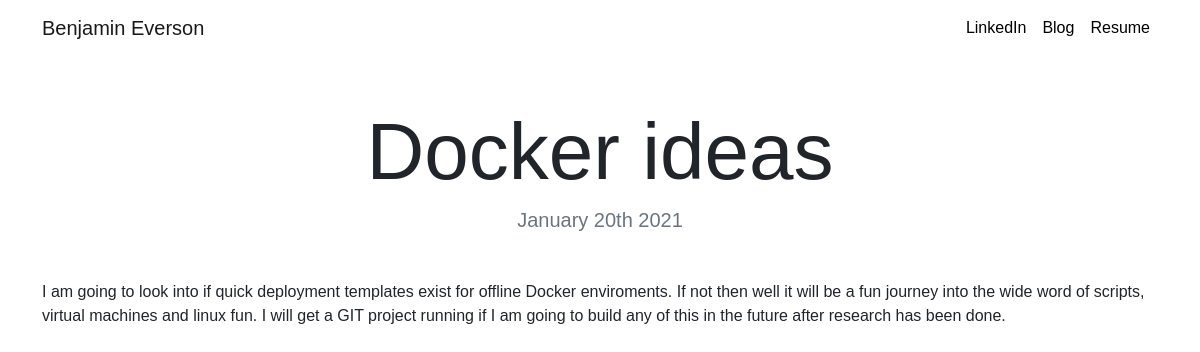
Page /blog/3/ on the committed database.
### blog/models.py (models this page shows, shortened)
class Blog(models.Model):
    title = models.CharField(max_length=200)
    description = models.TextField()
    date = models.DateField(default='')

### blog/views.py (the view)
# urls.py: path('<int:blog_id>/', views.detail, name='detail'),
def detail(request, blog_id):
    blog = get_object_or_404(Blog, pk=blog_id)
    return render(request, 'blog/detail.html', {'blog':blog})

### blog/templates/blog/detail.html
{% extends "portfolio/base.html" %}
{% load static %}
{% block content %}
<h1 class="text-center mt-5" id="blogdetailtitle">{{ blog.title }}</h1>
<h5 class="text-center text-muted mb-5">{{ blog.date|date:'F jS Y' }}</h5>
{{ blog.description|safe }}
{% endblock %}

### portfolio/static/portfolio/custom.css (style rules this page uses)
body { font-family: 'Noto Sans JP', sans-serif;; }
@media (min-width: 992px) { #blogdetailtitle { font-size: 5rem; } }

### rows in the picture
Blog: title "Docker ideas", date "January 20th 2021", description "I am going to look into if quick deployment templates exist for offline Docker enviroments. If not then well it will be a fun journey into the wide word of scripts, virtual machines and linux fun. I will get a GIT project running if I am going to build any of this in the future after research has been done."
